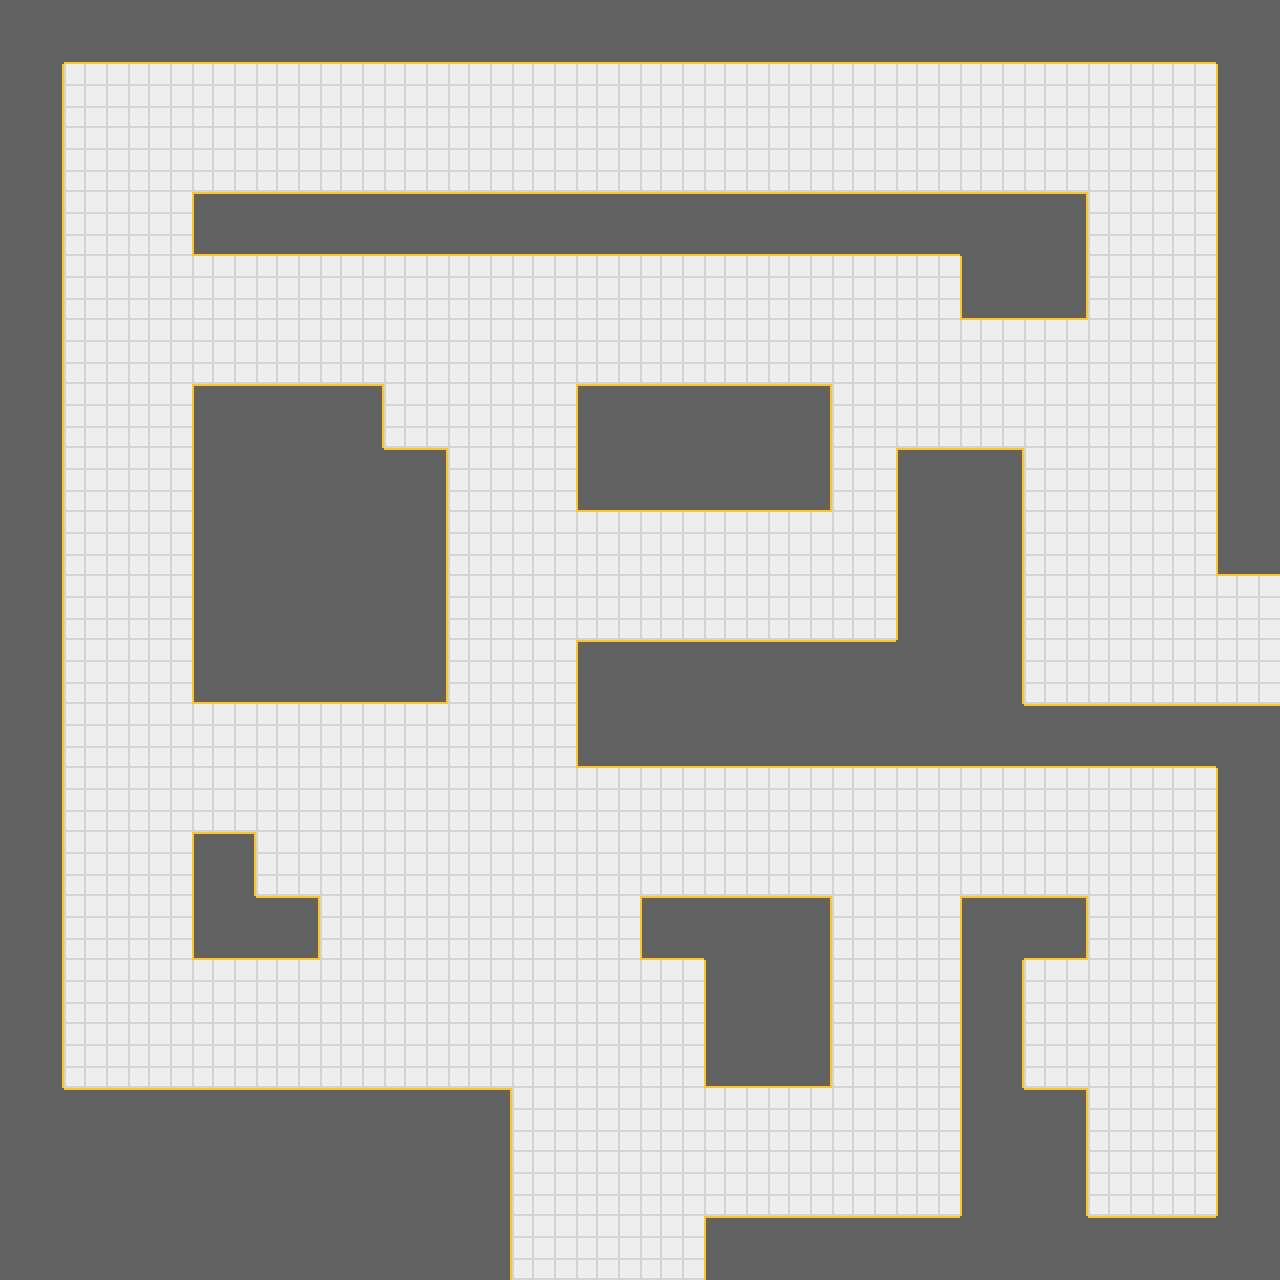

This is a level from a 2D game, rendered from its Tiled map with the project's own tilesets. A one-line summary and the map file follow, with tile-layer data summarised:
An orthogonal 20x20 tile map with 64x64 px tiles, 1 tile layer (background) and 12 objects (player.spawn, enemy.spawn, maze.exit).

<map version="1.0" orientation="orthogonal" width="20" height="20" tilewidth="64" tileheight="64">
 <properties>
  <property name="tip.01" value="You're not alone in Lightbyrinth" />
  <property name="tip.02" value="If you see an enemy, the best option is to run" />
  <property name="tip.03" value="Shoot using the space bar" />
  <property name="tip.04" value="Watch your health and energy bars" />
  <property name="tip.05" value="If you get hit, your FOV will increase temporarily" />
 </properties>
 <tileset firstgid="1" name="test" tilewidth="64" tileheight="64" spacing="4" margin="2">
  <image source="tileset.png" width="256" height="512" />
  <tile id="15">
   <properties>
    <property name="walkable" value="true" />
   </properties>
  </tile>
 </tileset>
 <layer name="background" width="20" height="20">
  <data>[400 cells, 400 non-empty, 15 distinct tile ids]</data>
 </layer>
 <objectgroup name="events" width="20" height="20">
  <object name="player.spawn" x="576" y="1152" width="64" height="64" />
  <object name="enemy.spawn" x="896" y="256" width="64" height="64" />
  <object name="maze.exit" x="1280" y="576" width="64" height="64">
   <ellipse />
  </object>
 </objectgroup>
 <objectgroup name="collisions" width="20" height="20">
  <object x="0" y="0">
   <polyline points="0,0 1280,0 1280,1280 0,1280 0,0" />
  </object>
  <object x="64" y="64">
   <polyline points="0,0 0,1024 448,1024 448,1216" />
  </object>
  <object x="704" y="1280">
   <polyline points="0,0 0,-64 256,-64 256,-384 384,-384 384,-320 320,-320 320,-192 384,-192 384,-64 512,-64 512,-512 -128,-512 -128,-640 192,-640 192,-832 320,-832 320,-576 576,-576" />
  </object>
  <object x="1280" y="576">
   <polyline points="0,0 -64,0 -64,-512 -1216,-512" />
  </object>
  <object x="192" y="192">
   <polyline points="0,0 0,64 768,64 768,128 896,128 896,0 0,0" />
  </object>
  <object x="192" y="384">
   <polyline points="0,0 192,0 192,64 256,64 256,320 0,320 0,0" />
  </object>
  <object x="192" y="832">
   <polyline points="0,0 64,0 64,64 128,64 128,128 0,128 0,0" />
  </object>
  <object x="576" y="384">
   <polyline points="0,0 0,128 256,128 256,0 0,0" />
  </object>
  <object x="640" y="896">
   <polyline points="0,0 192,0 192,192 64,192 64,64 0,64 0,0" />
  </object>
 </objectgroup>
</map>
